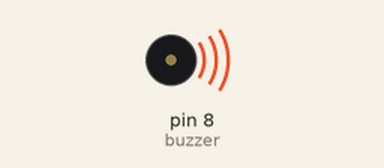
Recording of a sketch running on a simulated Arduino Uno, built with avr-gcc and run on an emulated ATmega328P. Shown: buzzer (waves = sounding).

Above: at 0.2 s.
At 2.7 s:
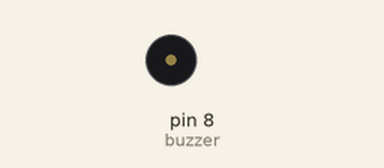
Timing chart, 0 to 3.5 s (numbered marks = the images above):
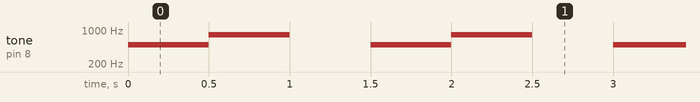

The sketch:

___1____.ino
```cpp
/* tone함수를 사용하기 위해서는 능동부저가 아닌 수동부저(직접 주파수 설정)를 사용합니다.
  수동부저는 부저 안쪽에 코팅이 되어있지 않고 회로가 노출되어있습니다.
  부저는 +,- 극성이 있습니다.(극성이 써있지 않다면 다리가 긴 것이 +입니다.) */


int buzzer = 8; //8번핀을 "buzzer"로 선언

void setup() {
  pinMode(buzzer, OUTPUT);
}

/* tone함수는 tone(핀 번호, 주파수, 지속시간)으로 사용합니다.
  noTone(핀 번호)함수를 이용하면 해당 핀의 출력을 중단시킵니다.

  tone(pin, freq [, duration]);
  freq : 주파수 (범위 : 31 ~ 65535)
  duration : (옵션) 음의 발생 시간

  발생 시간이 지나면 noTone()함수가 자동으로 호출되는 것과 같이 음이 멈춥니다.
  duration이 생략되면 noTone()함수가 호출될 때까지 음이 계속 발생합니다.

  그런데 여러 음을 순차적으로 호출할 때 이전의 음들의 지속시간이 무시되고 마지막 음만 나옵니다.
  따라서 옵션의 지속시간은 생략하고 delay를 이용해줍니다. */

/* (참고)
   이 함수를 사용하면 내부 타이머를 사용하므로 3번, 11번 핀의 PWM이 정상적으로 작동하지 않음
   한 번에 하나의 주파수만 발생시킬 수 있으며 여러 핀에 동시에 다른 음을 발생시킬 수 없음
   다른 핀을 출력하려면 tone 함수가 호출된 핀을 noTone해야 함 */

void loop() {
  tone(buzzer, 500); //tone함수(부저이름, 주파수) - 지속 시간 옵션 사용하지 않음
  delay(500);
  tone(buzzer, 800);
  delay(500);
  noTone(buzzer);
  delay(500);
}

//참고로 능동부저는 digitalWrite(핀번호, HIGH); 의 형태로 동작합니다.
```

Measured:
- by itself, tone on pin 8 (buzzer): repeats every 1.5 s: 800 Hz 0.50 s, silent 0.50 s, 500 Hz 0.50 s
